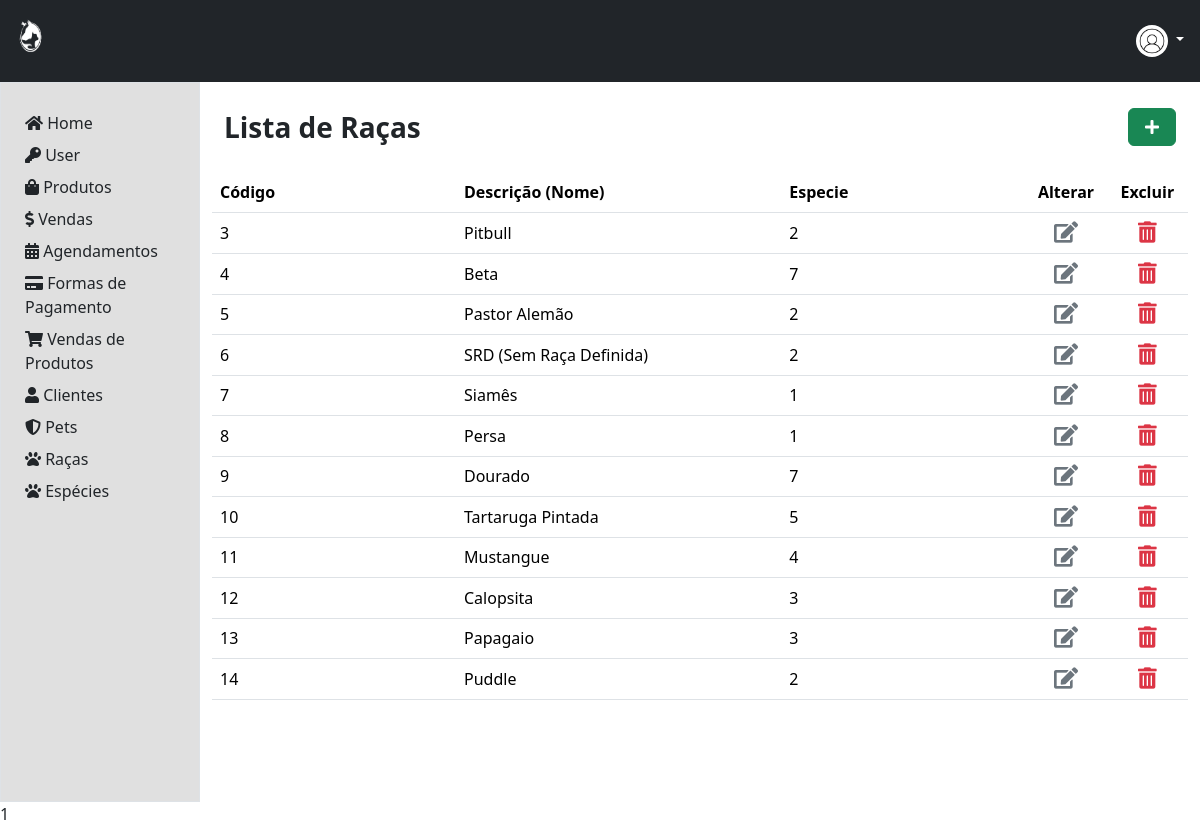
The page /area-admin/raca/index.php on the database its author committed.
### tables this page shows
CREATE TABLE `tbraca` (
  `codRaca` int(11) NOT NULL,
  `descRaca` varchar(100) NOT NULL,
  `codEspecie` int(11) NOT NULL
);

### dao/RacaDao.php (called while the page is built, shortened)
<?php
    class RacaDao {
        public static function selectAll () {
            $conexao = Conexao::conectar();
            $query = "SELECT * FROM tbraca";
            $stmt = $conexao->prepare($query);
            $stmt->execute();
            return $stmt->fetchAll();
        }
    }
?>

### area-admin/raca/index.php (the view, shortened to what this page needs)
<?php
  require_once '../../dao/RacaDao.php';
  $racas = RacaDao::selectAll();
?>
<!DOCTYPE html>
<html lang="pt-br">
<head>
  <link href="https://cdn.jsdelivr.net/npm/bootstrap@5.3.2/dist/css/bootstrap.min.css" rel="stylesheet">
  <link rel="stylesheet" href="https://use.fontawesome.com/releases/v5.3.1/css/all.css">
  <link rel="stylesheet" href="css/style.css">
</head>
<body style="justify-content: center; align-items: center; height: 100vh ">
  <?php
      include('./../../componentes/header-adm.php');
  ?>
  <div class="container-fluid" style="height: 90vh">
    <div class="row h-100">
      <?php
      include('./../../componentes/menu-adm.php');
      ?>
      <div class="col-md-10  p-4 borber">
        <div class="row align-items-center mb-4">
          <div class="col fs-3 fw-semibold">
            Lista de Raças
          </div>
          <div class="col text-end ">
            <a class="btn btn-success px-3" role="button" aria-disabled="true" href="register-raca.php"><i
                class="fas fa-plus" aria-hidden="true"></i></a>
          </div>
        </div>
        <div class=" row">
          <table class="table table-hover">
            <thead>
              <tr>
                <th class="col-md-3">Código</th>
                <th class="col-md-4">Descrição (Nome)</th>
                <th class="col-md-3">Especie</th>
                <th class="text-center col-md-1">Alterar</th>
                <th class="text-center col-md-1">Excluir</th>
              </tr>
              <?php foreach($racas as $raca) { ?>
              <tr>
                <td><?=$raca[0]?></td>
                <td><?=$raca[1]?></td>
                <td><?=$raca[2]?></td>
                <td class="text-center">
                  <form action="process-raca.php" method="POST">
                    <button type="submit" class="dropdown-item" ><i
                        class="fas fa-edit fa-lg text-secondary"></i>
                    </button>
                  </form>
                </td>
                <td class="text-center ">
                  <a class="dropdown-item" onclick="modalRemover(<?=$raca[0]?>,'codDeletar')">
                    <i class="fas fa-trash-alt fa-lg text-danger"></i>
                  </a>
                </td>
              <tr>
              <?php } ?>
            </thead>
          </table>
        </div>
      </div>
    </div>
  </div>
  <?= require './../../componentes/modal.php'?>
</body>
</html>

### css/style.css (style rules this page uses)
a { position: relative; text-decoration: none; }

### rows shown on the page
tbraca: codRaca "3", descRaca "Pitbull", codEspecie "2"
tbraca: codRaca "4", descRaca "Beta", codEspecie "7"
tbraca: codRaca "5", descRaca "Pastor Alemão", codEspecie "2"
tbraca: codRaca "6", descRaca "SRD (Sem Raça Definida)", codEspecie "2"
tbraca: codRaca "7", descRaca "Siamês", codEspecie "1"
tbraca: codRaca "8", descRaca "Persa", codEspecie "1"
tbraca: codRaca "9", descRaca "Dourado", codEspecie "7"
tbraca: codRaca "10", descRaca "Tartaruga Pintada", codEspecie "5"
tbraca: codRaca "11", descRaca "Mustangue", codEspecie "4"
tbraca: codRaca "12", descRaca "Calopsita", codEspecie "3"
tbraca: codRaca "13", descRaca "Papagaio", codEspecie "3"
tbraca: codRaca "14", descRaca "Puddle", codEspecie "2"

### other values the page prints
require './../../componentes/modal.php' "1"
